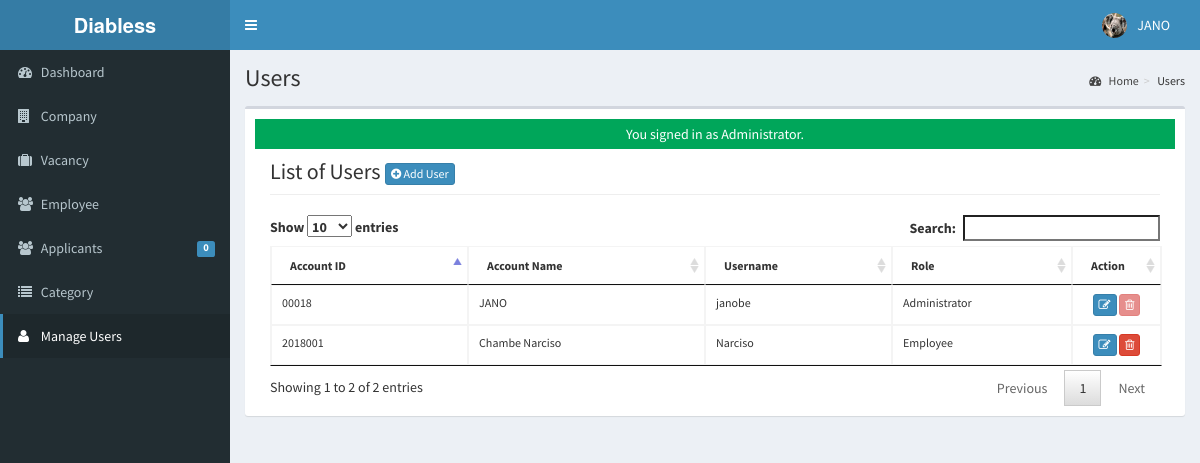
/admin/user/index.php (signed in), run on the app's committed database.
### tables this page shows
CREATE TABLE IF NOT EXISTS `tblusers` (
  `USERID` varchar(30) NOT NULL,
  `FULLNAME` varchar(40) NOT NULL,
  `USERNAME` varchar(90) NOT NULL,
  `PASS` varchar(90) NOT NULL,
  `ROLE` varchar(30) NOT NULL,
  `PICLOCATION` varchar(255) NOT NULL,
  PRIMARY KEY (`USERID`)
);

### admin/user/index.php (called while the page is built, shortened)
<?php
require_once("../../include/initialize.php");
 $title="Users";
require_once ("../theme/templates.php");
?>

### include/database.php (called while the page is built, shortened)
<?php
class Database {
	var $sql_string = '';
	private $conn;
	public function open_connection() {
		$this->conn = mysqli_connect(server,user,pass);
		if(!$this->conn){
			echo "Problem in database connection! Contact administrator!";
			exit();
		}else{
			$db_select = mysqli_select_db($this->conn,database_name);
		}
	}
	function setQuery($sql='') {
		$this->sql_string=$sql;
	}
	function executeQuery() {
		$result = mysqli_query($this->conn, $this->sql_string);
		return $result;
	}
	private function confirm_query($result) {
		return $result;
	}
	function loadResultList( $key='' ) {
		$cur = $this->executeQuery();
		$array = array();
		while ($row = mysqli_fetch_object($cur)) {
			if ($key) {
				$array[$row->$key] = $row;
			} else {
				$array[] = $row;
			}
		}
		return $array;
	}
	function loadSingleResult() {
		$cur = $this->executeQuery();
		if ($cur && mysqli_num_rows($cur) > 0){
			$row = mysqli_fetch_object($cur);
			return $row;
		} else {
			mysqli_free_result($cur);
			return null;
		}
	}
	 public function escape_value( $value ) {
				$value = stripslashes($value);
			$value = mysqli_real_escape_string($this->conn,$value);
		return $value;
   	}
}
$mydb = new Database();
?>

### include/accounts.php (called while the page is built, shortened)
<?php
require_once(LIB_PATH.DS.'database.php');
class User {
	protected static  $tblname = "tblusers";
	function single_user($id=""){
			global $mydb;
			$id = $mydb -> escape_value($id);
			$query = "SELECT * FROM ". self::$tblname . " WHERE USERID = '{$id}' LIMIT 1";
			$mydb -> setQuery($query);
			$cur = $mydb->loadSingleResult();
			return $cur;
	}
}
?>

### include/function.php (called while the page is built, shortened)
<?php
function currentpage(){
		$this_page = $_SERVER['SCRIPT_NAME'];
	    $bits = explode('/',$this_page);
		 return $bits[3];
	}
		?>

### admin/user/list.php (the view, shortened to what this page needs)
    	 <div class="col-lg-12">
         <h1 class="page-header">List of Users  <a href="index.php?view=add" class="btn btn-primary btn-xs  ">  <i class="fa fa-plus-circle fw-fa"></i> Add User</a>  </h1>
    		</div>
		 	<div class="col-lg-12">
	<table id="dash-table" class="table  table-bordered table-hover table-responsive" style="font-size:12px;" cellspacing="0">
	  <thead>
	  	<tr>
	  		<th>Account ID</th>
	  		<th> Account Name</th>
	  		<th>Username</th>
	  		<th>Role</th>
	  		<th width="10%" >Action</th>
	  	</tr>
	  </thead>
	  <tbody>
	  	<?php
	  		$mydb->setQuery("SELECT *
								FROM  `tblusers`");
	  		$cur = $mydb->loadResultList();
			foreach ($cur as $result) {
	  		echo '<tr>';
	  		echo '<td>' . $result->USERID.'</a></td>';
	  		echo '<td>' . $result->FULLNAME.'</a></td>';
	  		echo '<td>'. $result->USERNAME.'</td>';
	  		echo '<td>'. $result->ROLE.'</td>';
	  		If($result->USERID==$_SESSION['ADMIN_USERID'] || $result->ROLE=='MainAdministrator' || $result->ROLE=='Administrator') {
	  			$active = "Disabled";
	  		}else{
	  			$active = "";
	  		}
	  		echo '<td align="center" > <a title="Edit" href="index.php?view=edit&id='.$result->USERID.'"  class="btn btn-primary btn-xs  ">  <span class="fa fa-edit fw-fa"></span></a>
	  					 <a title="Delete" href="controller.php?action=delete&id='.$result->USERID.'" class="btn btn-danger btn-xs" '.$active.'><span class="fa fa-trash-o fw-fa"></span> </a>
	  					 </td>';
	  		echo '</tr>';
	  	}
	  	?>
	  </tbody>
	</table>
</div>

### admin/theme/templates.php (shortened to what this page needs)
<!DOCTYPE html>
<html>
    <head>
        <link rel="stylesheet" href="<?php echo web_root;?>bootstrap/css/bootstrap.min.css">
        <link rel="stylesheet" href="<?php echo web_root;?>plugins/font-awesome/css/font-awesome.min.css">
        <link rel="stylesheet" href="<?php echo web_root;?>dist/css/AdminLTE.min.css">
        <link rel="stylesheet" href="<?php echo web_root;?>dist/css/skins/_all-skins.min.css">
        <link rel="stylesheet" href="<?php echo web_root;?>plugins/iCheck/flat/blue.css">
        <link rel="stylesheet" href="<?php echo web_root;?>plugins/morris/morris.css">
        <link rel="stylesheet" href="<?php echo web_root;?>plugins/jvectormap/jquery-jvectormap-1.2.2.css">
        <link href="<?php echo web_root; ?>plugins/datepicker/bootstrap-datetimepicker.min.css" rel="stylesheet" media="screen">
        <link rel="stylesheet" href="<?php echo web_root;?>plugins/dataTables/jquery.dataTables.min.css">
        <link rel="stylesheet" href="<?php echo web_root;?>plugins/bootstrap-wysihtml5/bootstrap3-wysihtml5.min.css">
    </head>
 <body class="hold-transition skin-blue fixed sidebar-mini">
<div class="wrapper">
  <header class="main-header">
    <a href="<?php echo web_root;?>/admin/" class="logo">
      <span class="logo-lg"><b>Diabless</b></span>
    </a>
    <nav class="navbar navbar-static-top" role="navigation">
      <a href="#" class="sidebar-toggle" data-toggle="offcanvas" role="button">
      </a>
      <div class="navbar-custom-menu">
        <ul class="nav navbar-nav">
          <?php
              $user = New User();
              $singleuser = $user->single_user($_SESSION['ADMIN_USERID']);
          ?>
          <li class="dropdown user user-menu" style="padding-right: 15px;"  >
            <a href="#" class="dropdown-toggle" data-toggle="dropdown">
              <img src="<?php echo web_root.'admin/user/'. $singleuser->PICLOCATION;?>" class="user-image" alt="User Image">
              <span class="hidden-xs"><?php echo $singleuser->FULLNAME; ?></span>
            </a>
          </li>
        </ul>
      </div>
    </nav>
  </header>
  <aside class="main-sidebar">
    <section class="sidebar">
      <ul class="sidebar-menu">
        <li  class="<?php echo (currentpage() == 'index.php') ? "active" : false;?>" >
          <a href="<?php echo web_root ;?>admin/">
            <i class="fa fa-dashboard"></i> <span>Dashboard</span>
          </a>
        </li>
        <li class="<?php echo (currentpage() == 'company') ? "active" : false;?>" >
          <a href="<?php echo web_root ;?>admin/company/">
            <i class="fa fa-building"></i> <span>Company</span>
          </a>
        </li>
        <li class="<?php echo (currentpage() == 'vacancy') ? "active" : false;?>" >
          <a href="<?php echo web_root ;?>admin/vacancy/">
            <i class="fa fa-suitcase"></i> <span>Vacancy</span>
          </a>
        </li>
        <li class="<?php echo (currentpage() == 'employee') ? "active" : false;?>" >
          <a href="<?php echo web_root ;?>admin/employee/">
            <i class="fa fa-users"></i> <span>Employee</span>
          </a>
        </li>
        <li class="<?php echo (currentpage() == 'applicants') ? "active" : false;?>" >
          <a href="<?php echo web_root ;?>admin/applicants/">
            <i class="fa fa-users"></i> <span>Applicants</span>
            <span class="label label-primary pull-right">
              <?php
                $sql = "SELECT count(*) as 'APPL' FROM `tbljobregistration` WHERE `PENDINGAPPLICATION`=1";
                $mydb->setQuery($sql);
                $pending = $mydb->loadSingleResult();
                echo $pending->APPL;
              ?>
            </span>
          </a>
        </li>
        <li class="<?php echo (currentpage() == 'category') ? "active" : false;?>" >
          <a href="<?php echo web_root ;?>admin/category/">
            <i class="fa fa-list"></i> <span>Category</span>
          </a>
        </li>
         <li class="<?php echo (currentpage() == 'user') ? "active" : false;?>">
          <a href="<?php echo web_root; ?>admin/user/">
            <i class="fa fa-user"></i> <span>Manage Users</span> </a>
        </li>
      </ul>
    </section>
  </aside>
  <div class="content-wrapper">
  <section class="content-header">
      <h1>
        <?php echo isset($title) ? $title : ''; ?>
      </h1>
      <ol class="breadcrumb">
        <?php
          if ($title!='Home') {
            $active_title = '';
            if (isset($_GET['view'])) {
              $active_title = '<li class='.$active_title.'><a href="index.php">'.$title.'</a></li>';
            }else{
              $active_title = '<li class='.$active_title.'>'.$title.'</li>';
            }
            echo '<li><a href='.web_root.'admin/><i class="fa fa-dashboard"></i> Home</a></li>';
            echo  $active_title;
          }
        ?>
      </ol>
    </section>
         <section class="content">
          <div class="row">
            <div class="col-xs-12">
              <div class="box">
                <div class="box-body">
              <?php
               require_once $content;
               ?>
             </div>
             </div>
           </div>
         </div>
         </section>
 </div>
    </body>
</html>

### data on the page
tblusers: PICLOCATION (picture), FULLNAME "JANO", USERID "00018", USERNAME "janobe", ROLE "Administrator"
tblusers: USERID "2018001", FULLNAME "Chambe Narciso", USERNAME "Narciso", ROLE "Employee"

### other printed values
$pending->APPL "0"
$title "Users"
$_SESSION['message'] "You signed in as Administrator."
